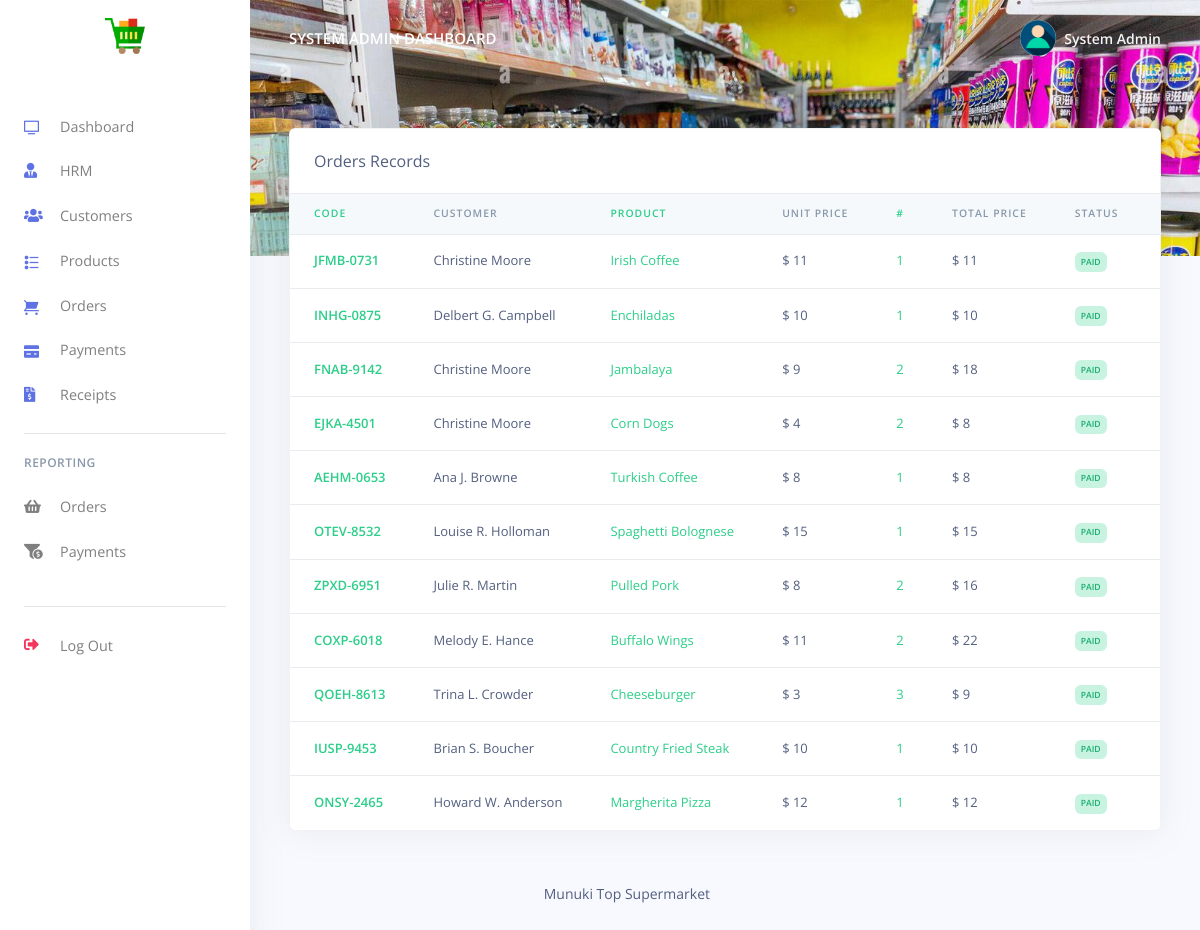
/admin/orders_reports.php (signed in), run on the app's committed database.
### tables this page shows
CREATE TABLE `sms_admin` (
  `admin_id` varchar(200) NOT NULL,
  `admin_name` varchar(200) NOT NULL,
  `admin_email` varchar(200) NOT NULL,
  `admin_password` varchar(200) NOT NULL
);

CREATE TABLE `sms_orders` (
  `order_id` varchar(200) NOT NULL,
  `order_code` varchar(200) NOT NULL,
  `customer_id` varchar(200) NOT NULL,
  `customer_name` varchar(200) NOT NULL,
  `prod_id` varchar(200) NOT NULL,
  `prod_name` varchar(200) NOT NULL,
  `prod_price` varchar(200) NOT NULL,
  `prod_qty` varchar(200) NOT NULL,
  `order_status` varchar(200) NOT NULL,
  `created_at` timestamp(6) NOT NULL DEFAULT current_timestamp(6) ON UPDATE current_timestamp(6)
);

### admin/orders_reports.php (the view, shortened to what this page needs)
<?php
include('config/config.php');
require_once('partials/_head.php');
?>
<body>
    <?php
    require_once('partials/_sidebar.php');
    ?>
    <div class="main-content">
        <?php
        require_once('partials/_topnav.php');
        ?>
        <div class="container-fluid mt--8">
            <div class="row">
                <div class="col">
                    <div class="card shadow">
                        <div class="card-header border-0">
                            Orders Records
                        </div>
                        <div class="table-responsive">
                            <table class="table align-items-center table-flush">
                                <thead class="thead-light">
                                    <tr>
                                        <th class="text-success" scope="col">Code</th>
                                        <th scope="col">Customer</th>
                                        <th class="text-success" scope="col">Product</th>
                                        <th scope="col">Unit Price</th>
                                        <th class="text-success" scope="col">#</th>
                                        <th scope="col">Total Price</th>
                                        <th scop="col">Status</th>
                                        <th scope="col">Date</th>
                                    </tr>
                                </thead>
                                <tbody>
                                    <?php
                                    $ret = "SELECT * FROM  sms_orders ORDER BY `created_at` DESC  ";
                                    $stmt = $mysqli->prepare($ret);
                                    $stmt->execute();
                                    $res = $stmt->get_result();
                                    while ($order = $res->fetch_object()) {
                                        $total = ($order->prod_price * $order->prod_qty);
                                    ?>
                                        <tr>
                                            <th class="text-success" scope="row"><?php echo $order->order_code; ?></th>
                                            <td><?php echo $order->customer_name; ?></td>
                                            <td class="text-success"><?php echo $order->prod_name; ?></td>
                                            <td>$ <?php echo $order->prod_price; ?></td>
                                            <td class="text-success"><?php echo $order->prod_qty; ?></td>
                                            <td>$ <?php echo $total; ?></td>
                                            <td><?php if ($order->order_status == '') {
                                                    echo "<span class='badge badge-danger'>Not Paid</span>";
                                                } else {
                                                    echo "<span class='badge badge-success'>$order->order_status</span>";
                                                } ?></td>
                                            <td><?php echo date('d/M/Y g:i', strtotime($order->created_at)); ?></td>
                                        </tr>
                                    <?php } ?>
                                </tbody>
                            </table>
                        </div>
                    </div>
                </div>
            </div>
            <?php
            require_once('partials/_footer.php');
            ?>
        </div>
    </div>
</body>
</html>

### admin/partials/_sidebar.php (shortened to what this page needs)
<?php
$admin_id = $_SESSION['admin_id'];
$ret = "SELECT * FROM  sms_admin  WHERE admin_id = '$admin_id'";
$stmt = $mysqli->prepare($ret);
$stmt->execute();
$res = $stmt->get_result();
while ($admin = $res->fetch_object()) {
?>
  <nav class="navbar navbar-vertical fixed-left navbar-expand-md navbar-light bg-white" id="sidenav-main">
    <div class="container-fluid">
      <a class="navbar-brand pt-0" href="dashboard.php">
        <img src="assets/img/brand/shopping-cart.png" class="navbar-brand-img" alt="...">
      </a>
      <div class="collapse navbar-collapse" id="sidenav-collapse-main">
        <ul class="navbar-nav">
          <li class="nav-item">
            <a class="nav-link" href="dashboard.php">
              <i class="ni ni-tv-2 text-primary"></i> Dashboard
            </a>
          </li>
          <li class="nav-item">
            <a class="nav-link" href="hrm.php">
              <i class="fas fa-user-tie text-primary"></i> HRM
            </a>
          </li>
          <li class="nav-item">
            <a class="nav-link" href="customes.php">
              <i class="fas fa-users text-primary"></i> Customers
            </a>
          </li>
          <li class="nav-item">
            <a class="nav-link" href="products.php">
              <i class="ni ni-bullet-list-67 text-primary"></i>Products
            </a>
          </li>
          <li class="nav-item">
            <a class="nav-link" href="orders.php">
              <i class="ni ni-cart text-primary"></i> Orders
            </a>
          </li>
          <li class="nav-item">
            <a class="nav-link" href="payments.php">
              <i class="ni ni-credit-card text-primary"></i> Payments
            </a>
          </li>
          <li class="nav-item">
            <a class="nav-link" href="receipts.php">
              <i class="fas fa-file-invoice-dollar text-primary"></i> Receipts
            </a>
          </li>
        </ul>
        <hr class="my-3">
        <h6 class="navbar-heading text-muted">Reporting</h6>
        <ul class="navbar-nav mb-md-3">
          <li class="nav-item">
            <a class="nav-link" href="orders_reports.php">
              <i class="fas fa-shopping-basket"></i> Orders
            </a>
          </li>
          <li class="nav-item">
            <a class="nav-link" href="payments_reports.php">
              <i class="fas fa-funnel-dollar"></i> Payments
            </a>
          </li>
        </ul>
        <hr class="my-3">
        <ul class="navbar-nav mb-md-3">
          <li class="nav-item">
            <a class="nav-link" href="logout.php">
              <i class="fas fa-sign-out-alt text-danger"></i> Log Out
            </a>
          </li>
        </ul>
      </div>
    </div>
  </nav>
<?php } ?>

### admin/partials/_topnav.php (shortened to what this page needs)
<?php
$admin_id = $_SESSION['admin_id'];
$ret = "SELECT * FROM  sms_admin  WHERE admin_id = '$admin_id'";
$stmt = $mysqli->prepare($ret);
$stmt->execute();
$res = $stmt->get_result();
while ($admin = $res->fetch_object()) {
?>
    <nav class="navbar navbar-top navbar-expand-md navbar-dark" id="navbar-main">
        <div class="container-fluid">
            <a class="h4 mb-0 text-white text-uppercase d-none d-lg-inline-block" href="dashboard.php"><?php echo $admin->admin_name; ?> Dashboard</a>
            <ul class="navbar-nav align-items-center d-none d-md-flex">
                <li class="nav-item dropdown">
                    <a class="nav-link pr-0" href="#" role="button" data-toggle="dropdown" aria-haspopup="true" aria-expanded="false">
                        <div class="media align-items-center">
                            <span class="avatar avatar-sm rounded-circle">
                                <img alt="Image placeholder" src="assets/img/theme/user-a-min.png">
                            </span>
                            <div class="media-body ml-2 d-none d-lg-block">
                                <span class="mb-0 text-sm  font-weight-bold"><?php echo $admin->admin_name; ?></span>
                            </div>
                        </div>
                    </a>
                </li>
            </ul>
        </div>
    </nav>
<?php } ?>

### data on the page
sms_admin: admin_name "SYSTEM ADMIN", admin_name "System Admin"
sms_orders: order_code "JFMB-0731", customer_name "Christine Moore", prod_name "Irish Coffee", prod_price "11", prod_qty "1", order_status "PAID"
sms_orders: order_code "INHG-0875", customer_name "Delbert G. Campbell", prod_name "Enchiladas", prod_price "10", prod_qty "1", order_status "PAID"
sms_orders: order_code "FNAB-9142", customer_name "Christine Moore", prod_name "Jambalaya", prod_price "9", prod_qty "2", total "18", order_status "PAID"
sms_orders: order_code "EJKA-4501", customer_name "Christine Moore", prod_name "Corn Dogs", prod_price "4", prod_qty "2", total "8", order_status "PAID"
sms_orders: order_code "AEHM-0653", customer_name "Ana J. Browne", prod_name "Turkish Coffee", prod_price "8", prod_qty "1", order_status "PAID"
sms_orders: order_code "OTEV-8532", customer_name "Louise R. Holloman", prod_name "Spaghetti Bolognese", prod_price "15", prod_qty "1", order_status "PAID"
sms_orders: order_code "ZPXD-6951", customer_name "Julie R. Martin", prod_name "Pulled Pork", prod_price "8", prod_qty "2", total "16", order_status "PAID"
sms_orders: order_code "COXP-6018", customer_name "Melody E. Hance", prod_name "Buffalo Wings", prod_price "11", prod_qty "2", total "22", order_status "PAID"
sms_orders: order_code "QOEH-8613", customer_name "Trina L. Crowder", prod_name "Cheeseburger", prod_price "3", prod_qty "3", total "9", order_status "PAID"
sms_orders: order_code "IUSP-9453", customer_name "Brian S. Boucher", prod_name "Country Fried Steak", prod_price "10", prod_qty "1", order_status "PAID"
sms_orders: order_code "ONSY-2465", customer_name "Howard W. Anderson", prod_name "Margherita Pizza", prod_price "12", prod_qty "1", order_status "PAID"
